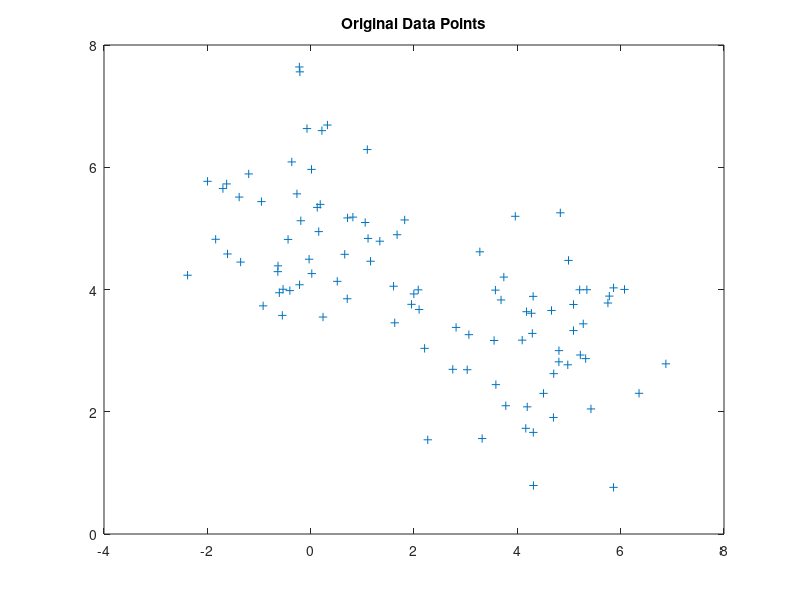

Write MATLAB code to recreate this figure. (Note: this script raises an error after producing the figure.)
clear

% Generate data points for the clusters
mus = [0 5; 4 3];
sigma = [1 0; 0 1];
R = [];
for i=1:2
    R = [R; mvnrnd(mus(i, :),sigma,50)];
end
figure()
plot(R(:,1),R(:,2),'+')
title("Original Data Points")

% K Means clustering
K = 2
colors = ['r'; 'b';'g';'y'];
clusters = km(R, K);
for i=1:K
    plot(clusters{i}(:,1),clusters{i}(:,2),[colors(i) 'o'])
    hold on
end
hold off
title("K Means Clustering")

    
% Implement spectral relaxation for K means
XTX = R * R';
size(XTX);
d = eigs(XTX, K);

% Find corresponding eigenvectors
Y = []
for i=1:size(d,1)
z = null(XTX - d(i).* eye(size(R,1),size(R,1)));
Y = [Y z]
end

clusters = km(Y, K);
plot(Y(:,1),Y(:,2),'o')
title("Spectral transformation")

figure()
for i=1:2
    plot(clusters{i}(:,1),clusters{i}(:,2),[colors(i) 'o'])
    hold on
end
hold off
title("Spectral K Means Clustering")

   
   
   
